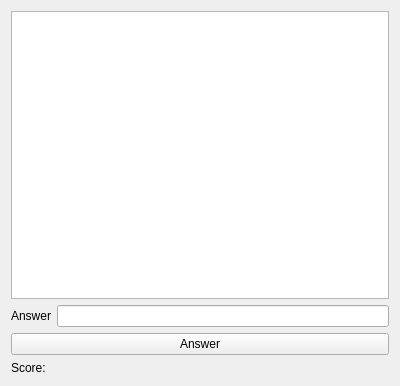
<?xml version="1.0" encoding="UTF-8"?>
<ui version="4.0">
 <class>Participant</class>
 <widget class="QWidget" name="Participant">
  <property name="geometry">
   <rect>
    <x>0</x>
    <y>0</y>
    <width>400</width>
    <height>386</height>
   </rect>
  </property>
  <property name="windowTitle">
   <string>Participant</string>
  </property>
  <layout class="QVBoxLayout" name="verticalLayout">
   <item>
    <widget class="QListWidget" name="listWidget"/>
   </item>
   <item>
    <layout class="QFormLayout" name="formLayout">
     <item row="0" column="0">
      <widget class="QLabel" name="label">
       <property name="text">
        <string>Answer</string>
       </property>
      </widget>
     </item>
     <item row="0" column="1">
      <widget class="QLineEdit" name="answerEdit"/>
     </item>
    </layout>
   </item>
   <item>
    <widget class="QPushButton" name="answerButton">
     <property name="text">
      <string>Answer</string>
     </property>
    </widget>
   </item>
   <item>
    <widget class="QLabel" name="scoreLabel">
     <property name="text">
      <string>Score: </string>
     </property>
    </widget>
   </item>
  </layout>
 </widget>
 <layoutdefault spacing="6" margin="11"/>
 <resources/>
 <connections/>
</ui>
